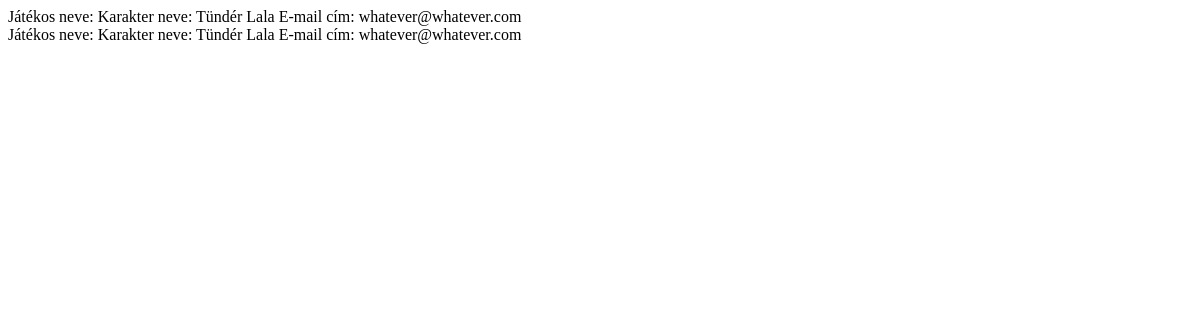
The app's page /jatekos/, older data.
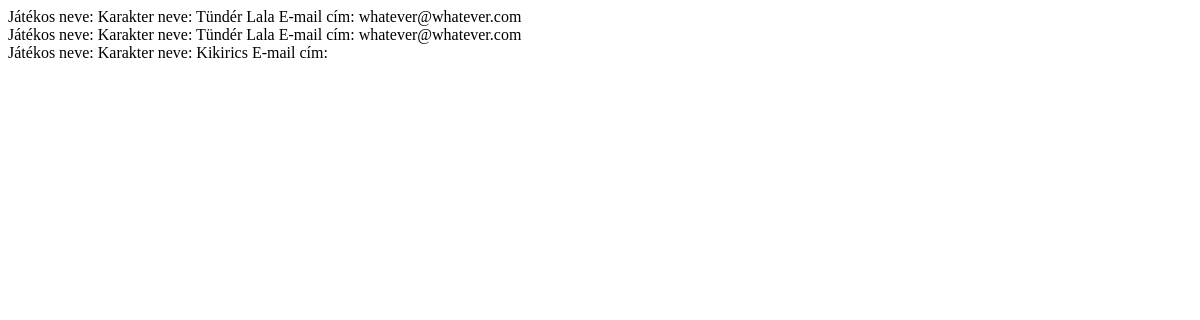
The same page, newer data.
### csingi/models.py (models this page shows, shortened)
class Players(models.Model):
    player_name = models.CharField(max_length=25)
    character_name = models.CharField(max_length=25)
    e_mail = models.EmailField()

### csingi/views.py (the view)
# urls.py: url(r'^jatekos/$', views.player, name='player')
def player(request):
    data = Players.objects.all()
    template = loader.get_template("csingi/player.html")
    context = {
        "data": data
    }
    return HttpResponse(template.render(context, request))

### templates/csingi/player.html (shortened to what this page needs)
{% for player in data %}
    Játékos neve: {{ player.player.name }}
    Karakter neve: {{ player.character_name }}
    E-mail cím: {{ player.e_mail }}
{% endfor %}

Row changes from the older to the newer data that the page shows:
added Players: character_name "Kikirics"
